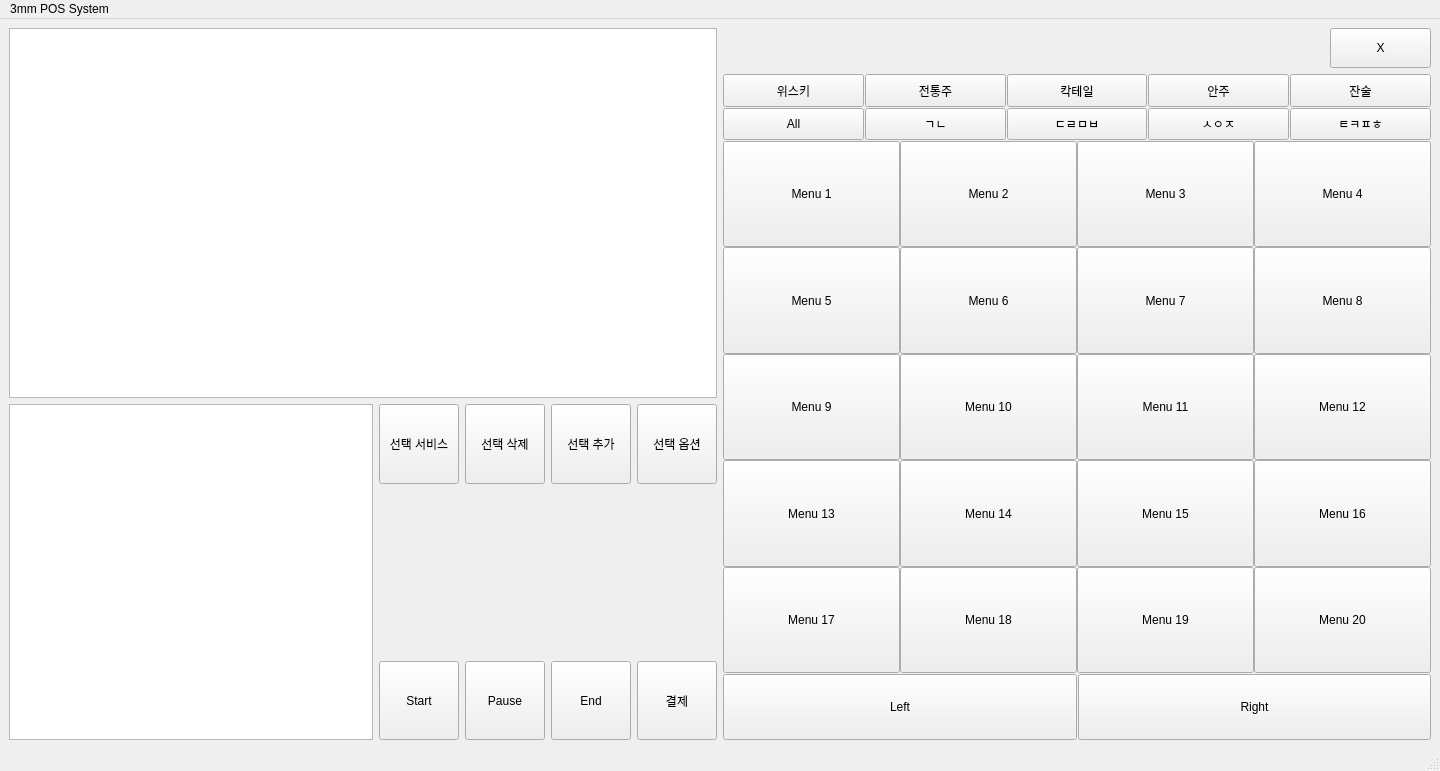
<?xml version="1.0" encoding="UTF-8"?>
<ui version="4.0">
 <class>MainWindow</class>
 <widget class="QMainWindow" name="MainWindow">
  <property name="geometry">
   <rect>
    <x>0</x>
    <y>0</y>
    <width>1440</width>
    <height>771</height>
   </rect>
  </property>
  <property name="sizePolicy">
   <sizepolicy hsizetype="Expanding" vsizetype="Expanding">
    <horstretch>0</horstretch>
    <verstretch>0</verstretch>
   </sizepolicy>
  </property>
  <property name="windowTitle">
   <string>MainWindow</string>
  </property>
  <widget class="QWidget" name="centralwidget">
   <property name="sizePolicy">
    <sizepolicy hsizetype="Expanding" vsizetype="Expanding">
     <horstretch>0</horstretch>
     <verstretch>0</verstretch>
    </sizepolicy>
   </property>
   <layout class="QGridLayout" name="gridLayout_6">
    <item row="1" column="0">
     <layout class="QGridLayout" name="menu_list" rowstretch="1,8,3,3,2" columnstretch="0,0,0">
      <item row="2" column="0" rowspan="3">
       <layout class="QGridLayout" name="left_grid" rowstretch="1">
        <item row="0" column="0">
         <layout class="QGridLayout" name="result" rowstretch="1,1,1,1" columnstretch="6,1,1,1,1">
          <item row="0" column="0" rowspan="4">
           <widget class="QTextBrowser" name="result_viewer"/>
          </item>
          <item row="0" column="1">
           <widget class="QPushButton" name="order_service">
            <property name="sizePolicy">
             <sizepolicy hsizetype="Expanding" vsizetype="Expanding">
              <horstretch>0</horstretch>
              <verstretch>0</verstretch>
             </sizepolicy>
            </property>
            <property name="text">
             <string>선택 서비스</string>
            </property>
           </widget>
          </item>
          <item row="0" column="2">
           <widget class="QPushButton" name="order_delete">
            <property name="sizePolicy">
             <sizepolicy hsizetype="Expanding" vsizetype="Expanding">
              <horstretch>0</horstretch>
              <verstretch>0</verstretch>
             </sizepolicy>
            </property>
            <property name="text">
             <string>선택 삭제</string>
            </property>
           </widget>
          </item>
          <item row="0" column="3">
           <widget class="QPushButton" name="order_add">
            <property name="sizePolicy">
             <sizepolicy hsizetype="Expanding" vsizetype="Expanding">
              <horstretch>0</horstretch>
              <verstretch>0</verstretch>
             </sizepolicy>
            </property>
            <property name="text">
             <string>선택 추가</string>
            </property>
           </widget>
          </item>
          <item row="0" column="4">
           <widget class="QPushButton" name="pushButton_4">
            <property name="sizePolicy">
             <sizepolicy hsizetype="Expanding" vsizetype="Expanding">
              <horstretch>0</horstretch>
              <verstretch>0</verstretch>
             </sizepolicy>
            </property>
            <property name="text">
             <string>선택 옵션</string>
            </property>
           </widget>
          </item>
          <item row="3" column="1">
           <widget class="QPushButton" name="start">
            <property name="sizePolicy">
             <sizepolicy hsizetype="Expanding" vsizetype="Expanding">
              <horstretch>0</horstretch>
              <verstretch>0</verstretch>
             </sizepolicy>
            </property>
            <property name="text">
             <string>Start</string>
            </property>
           </widget>
          </item>
          <item row="3" column="2">
           <widget class="QPushButton" name="discount">
            <property name="sizePolicy">
             <sizepolicy hsizetype="Expanding" vsizetype="Expanding">
              <horstretch>0</horstretch>
              <verstretch>0</verstretch>
             </sizepolicy>
            </property>
            <property name="text">
             <string>Pause</string>
            </property>
           </widget>
          </item>
          <item row="3" column="3">
           <widget class="QPushButton" name="end">
            <property name="sizePolicy">
             <sizepolicy hsizetype="Expanding" vsizetype="Expanding">
              <horstretch>0</horstretch>
              <verstretch>0</verstretch>
             </sizepolicy>
            </property>
            <property name="text">
             <string>End</string>
            </property>
           </widget>
          </item>
          <item row="3" column="4">
           <widget class="QPushButton" name="payment">
            <property name="sizePolicy">
             <sizepolicy hsizetype="Expanding" vsizetype="Expanding">
              <horstretch>0</horstretch>
              <verstretch>0</verstretch>
             </sizepolicy>
            </property>
            <property name="text">
             <string>결제</string>
            </property>
           </widget>
          </item>
         </layout>
        </item>
       </layout>
      </item>
      <item row="0" column="2">
       <layout class="QHBoxLayout" name="exit_grid" stretch="6,1">
        <item>
         <spacer name="horizontalSpacer">
          <property name="orientation">
           <enum>Qt::Horizontal</enum>
          </property>
          <property name="sizeType">
           <enum>QSizePolicy::MinimumExpanding</enum>
          </property>
          <property name="sizeHint" stdset="0">
           <size>
            <width>40</width>
            <height>20</height>
           </size>
          </property>
         </spacer>
        </item>
        <item>
         <widget class="QPushButton" name="exit">
          <property name="sizePolicy">
           <sizepolicy hsizetype="Expanding" vsizetype="Expanding">
            <horstretch>0</horstretch>
            <verstretch>0</verstretch>
           </sizepolicy>
          </property>
          <property name="text">
           <string>X</string>
          </property>
         </widget>
        </item>
       </layout>
      </item>
      <item row="1" column="2" rowspan="4">
       <layout class="QGridLayout" name="right_grid" rowstretch="1,1,1,1,1,1,2,1,0,0,0,1">
        <property name="spacing">
         <number>1</number>
        </property>
        <item row="1" column="0" rowspan="7" colspan="4">
         <layout class="QGridLayout" name="menu_grid">
          <property name="spacing">
           <number>0</number>
          </property>
          <item row="0" column="0">
           <widget class="QPushButton" name="menu1">
            <property name="sizePolicy">
             <sizepolicy hsizetype="Expanding" vsizetype="Expanding">
              <horstretch>0</horstretch>
              <verstretch>0</verstretch>
             </sizepolicy>
            </property>
            <property name="text">
             <string>Menu 1</string>
            </property>
           </widget>
          </item>
          <item row="3" column="3">
           <widget class="QPushButton" name="menu16">
            <property name="sizePolicy">
             <sizepolicy hsizetype="Expanding" vsizetype="Expanding">
              <horstretch>0</horstretch>
              <verstretch>0</verstretch>
             </sizepolicy>
            </property>
            <property name="text">
             <string>Menu 16</string>
            </property>
           </widget>
          </item>
          <item row="1" column="3">
           <widget class="QPushButton" name="menu8">
            <property name="sizePolicy">
             <sizepolicy hsizetype="Expanding" vsizetype="Expanding">
              <horstretch>0</horstretch>
              <verstretch>0</verstretch>
             </sizepolicy>
            </property>
            <property name="text">
             <string>Menu 8</string>
            </property>
           </widget>
          </item>
          <item row="3" column="2">
           <widget class="QPushButton" name="menu15">
            <property name="sizePolicy">
             <sizepolicy hsizetype="Expanding" vsizetype="Expanding">
              <horstretch>0</horstretch>
              <verstretch>0</verstretch>
             </sizepolicy>
            </property>
            <property name="text">
             <string>Menu 15</string>
            </property>
           </widget>
          </item>
          <item row="3" column="1">
           <widget class="QPushButton" name="menu14">
            <property name="sizePolicy">
             <sizepolicy hsizetype="Expanding" vsizetype="Expanding">
              <horstretch>0</horstretch>
              <verstretch>0</verstretch>
             </sizepolicy>
            </property>
            <property name="text">
             <string>Menu 14</string>
            </property>
           </widget>
          </item>
          <item row="4" column="0">
           <widget class="QPushButton" name="menu17">
            <property name="sizePolicy">
             <sizepolicy hsizetype="Expanding" vsizetype="Expanding">
              <horstretch>0</horstretch>
              <verstretch>0</verstretch>
             </sizepolicy>
            </property>
            <property name="text">
             <string>Menu 17</string>
            </property>
           </widget>
          </item>
          <item row="0" column="3">
           <widget class="QPushButton" name="menu4">
            <property name="sizePolicy">
             <sizepolicy hsizetype="Expanding" vsizetype="Expanding">
              <horstretch>0</horstretch>
              <verstretch>0</verstretch>
             </sizepolicy>
            </property>
            <property name="text">
             <string>Menu 4</string>
            </property>
           </widget>
          </item>
          <item row="1" column="1">
           <widget class="QPushButton" name="menu6">
            <property name="sizePolicy">
             <sizepolicy hsizetype="Expanding" vsizetype="Expanding">
              <horstretch>0</horstretch>
              <verstretch>0</verstretch>
             </sizepolicy>
            </property>
            <property name="text">
             <string>Menu 6</string>
            </property>
           </widget>
          </item>
          <item row="2" column="0">
           <widget class="QPushButton" name="menu9">
            <property name="sizePolicy">
             <sizepolicy hsizetype="Expanding" vsizetype="Expanding">
              <horstretch>0</horstretch>
              <verstretch>0</verstretch>
             </sizepolicy>
            </property>
            <property name="text">
             <string>Menu 9</string>
            </property>
            <property name="autoDefault">
             <bool>false</bool>
            </property>
           </widget>
          </item>
          <item row="2" column="2">
           <widget class="QPushButton" name="menu11">
            <property name="sizePolicy">
             <sizepolicy hsizetype="Expanding" vsizetype="Expanding">
              <horstretch>0</horstretch>
              <verstretch>0</verstretch>
             </sizepolicy>
            </property>
            <property name="text">
             <string>Menu 11</string>
            </property>
           </widget>
          </item>
          <item row="4" column="1">
           <widget class="QPushButton" name="menu18">
            <property name="sizePolicy">
             <sizepolicy hsizetype="Expanding" vsizetype="Expanding">
              <horstretch>0</horstretch>
              <verstretch>0</verstretch>
             </sizepolicy>
            </property>
            <property name="text">
             <string>Menu 18</string>
            </property>
           </widget>
          </item>
          <item row="0" column="2">
           <widget class="QPushButton" name="menu3">
            <property name="sizePolicy">
             <sizepolicy hsizetype="Expanding" vsizetype="Expanding">
              <horstretch>0</horstretch>
              <verstretch>0</verstretch>
             </sizepolicy>
            </property>
            <property name="text">
             <string>Menu 3</string>
            </property>
           </widget>
          </item>
          <item row="1" column="0">
           <widget class="QPushButton" name="menu5">
            <property name="sizePolicy">
             <sizepolicy hsizetype="Expanding" vsizetype="Expanding">
              <horstretch>0</horstretch>
              <verstretch>0</verstretch>
             </sizepolicy>
            </property>
            <property name="text">
             <string>Menu 5</string>
            </property>
           </widget>
          </item>
          <item row="1" column="2">
           <widget class="QPushButton" name="menu7">
            <property name="sizePolicy">
             <sizepolicy hsizetype="Expanding" vsizetype="Expanding">
              <horstretch>0</horstretch>
              <verstretch>0</verstretch>
             </sizepolicy>
            </property>
            <property name="text">
             <string>Menu 7</string>
            </property>
           </widget>
          </item>
          <item row="3" column="0">
           <widget class="QPushButton" name="menu13">
            <property name="sizePolicy">
             <sizepolicy hsizetype="Expanding" vsizetype="Expanding">
              <horstretch>0</horstretch>
              <verstretch>0</verstretch>
             </sizepolicy>
            </property>
            <property name="text">
             <string>Menu 13</string>
            </property>
           </widget>
          </item>
          <item row="2" column="3">
           <widget class="QPushButton" name="menu12">
            <property name="sizePolicy">
             <sizepolicy hsizetype="Expanding" vsizetype="Expanding">
              <horstretch>0</horstretch>
              <verstretch>0</verstretch>
             </sizepolicy>
            </property>
            <property name="text">
             <string>Menu 12</string>
            </property>
           </widget>
          </item>
          <item row="4" column="3">
           <widget class="QPushButton" name="menu20">
            <property name="sizePolicy">
             <sizepolicy hsizetype="Expanding" vsizetype="Expanding">
              <horstretch>0</horstretch>
              <verstretch>0</verstretch>
             </sizepolicy>
            </property>
            <property name="text">
             <string>Menu 20</string>
            </property>
           </widget>
          </item>
          <item row="2" column="1">
           <widget class="QPushButton" name="menu10">
            <property name="sizePolicy">
             <sizepolicy hsizetype="Expanding" vsizetype="Expanding">
              <horstretch>0</horstretch>
              <verstretch>0</verstretch>
             </sizepolicy>
            </property>
            <property name="text">
             <string>Menu 10</string>
            </property>
           </widget>
          </item>
          <item row="4" column="2">
           <widget class="QPushButton" name="menu19">
            <property name="sizePolicy">
             <sizepolicy hsizetype="Expanding" vsizetype="Expanding">
              <horstretch>0</horstretch>
              <verstretch>0</verstretch>
             </sizepolicy>
            </property>
            <property name="text">
             <string>Menu 19</string>
            </property>
           </widget>
          </item>
          <item row="0" column="1">
           <widget class="QPushButton" name="menu2">
            <property name="sizePolicy">
             <sizepolicy hsizetype="Expanding" vsizetype="Expanding">
              <horstretch>0</horstretch>
              <verstretch>0</verstretch>
             </sizepolicy>
            </property>
            <property name="text">
             <string>Menu 2</string>
            </property>
           </widget>
          </item>
         </layout>
        </item>
        <item row="11" column="0" colspan="4">
         <layout class="QGridLayout" name="page">
          <item row="0" column="1">
           <widget class="QPushButton" name="right">
            <property name="sizePolicy">
             <sizepolicy hsizetype="Expanding" vsizetype="Expanding">
              <horstretch>0</horstretch>
              <verstretch>0</verstretch>
             </sizepolicy>
            </property>
            <property name="text">
             <string>Right</string>
            </property>
           </widget>
          </item>
          <item row="0" column="0">
           <widget class="QPushButton" name="left">
            <property name="sizePolicy">
             <sizepolicy hsizetype="Expanding" vsizetype="Expanding">
              <horstretch>0</horstretch>
              <verstretch>0</verstretch>
             </sizepolicy>
            </property>
            <property name="text">
             <string>Left</string>
            </property>
           </widget>
          </item>
         </layout>
        </item>
        <item row="0" column="0" colspan="4">
         <layout class="QGridLayout" name="option">
          <item row="2" column="1">
           <widget class="QPushButton" name="soju">
            <property name="sizePolicy">
             <sizepolicy hsizetype="Expanding" vsizetype="Expanding">
              <horstretch>0</horstretch>
              <verstretch>0</verstretch>
             </sizepolicy>
            </property>
            <property name="text">
             <string>전통주</string>
            </property>
           </widget>
          </item>
          <item row="2" column="3">
           <widget class="QPushButton" name="food">
            <property name="sizePolicy">
             <sizepolicy hsizetype="Expanding" vsizetype="Expanding">
              <horstretch>0</horstretch>
              <verstretch>0</verstretch>
             </sizepolicy>
            </property>
            <property name="text">
             <string>안주</string>
            </property>
           </widget>
          </item>
          <item row="2" column="2">
           <widget class="QPushButton" name="cocktail">
            <property name="sizePolicy">
             <sizepolicy hsizetype="Expanding" vsizetype="Expanding">
              <horstretch>0</horstretch>
              <verstretch>0</verstretch>
             </sizepolicy>
            </property>
            <property name="text">
             <string>칵테일</string>
            </property>
           </widget>
          </item>
          <item row="2" column="0">
           <widget class="QPushButton" name="whiskey">
            <property name="sizePolicy">
             <sizepolicy hsizetype="Expanding" vsizetype="Expanding">
              <horstretch>0</horstretch>
              <verstretch>0</verstretch>
             </sizepolicy>
            </property>
            <property name="text">
             <string>위스키</string>
            </property>
           </widget>
          </item>
          <item row="2" column="4">
           <widget class="QPushButton" name="nonfree_whisky">
            <property name="sizePolicy">
             <sizepolicy hsizetype="Expanding" vsizetype="Expanding">
              <horstretch>0</horstretch>
              <verstretch>0</verstretch>
             </sizepolicy>
            </property>
            <property name="text">
             <string>잔술</string>
            </property>
           </widget>
          </item>
          <item row="3" column="3">
           <widget class="QPushButton" name="search3">
            <property name="sizePolicy">
             <sizepolicy hsizetype="Expanding" vsizetype="Expanding">
              <horstretch>0</horstretch>
              <verstretch>0</verstretch>
             </sizepolicy>
            </property>
            <property name="text">
             <string>ㅅㅇㅈ</string>
            </property>
           </widget>
          </item>
          <item row="3" column="4">
           <widget class="QPushButton" name="search4">
            <property name="sizePolicy">
             <sizepolicy hsizetype="Expanding" vsizetype="Expanding">
              <horstretch>0</horstretch>
              <verstretch>0</verstretch>
             </sizepolicy>
            </property>
            <property name="text">
             <string>ㅌㅋㅍㅎ</string>
            </property>
           </widget>
          </item>
          <item row="3" column="1">
           <widget class="QPushButton" name="search1">
            <property name="sizePolicy">
             <sizepolicy hsizetype="Expanding" vsizetype="Expanding">
              <horstretch>0</horstretch>
              <verstretch>0</verstretch>
             </sizepolicy>
            </property>
            <property name="text">
             <string>ㄱㄴ</string>
            </property>
           </widget>
          </item>
          <item row="3" column="0">
           <widget class="QPushButton" name="all_search">
            <property name="sizePolicy">
             <sizepolicy hsizetype="Expanding" vsizetype="Expanding">
              <horstretch>0</horstretch>
              <verstretch>0</verstretch>
             </sizepolicy>
            </property>
            <property name="text">
             <string>All</string>
            </property>
           </widget>
          </item>
          <item row="3" column="2">
           <widget class="QPushButton" name="search2">
            <property name="sizePolicy">
             <sizepolicy hsizetype="Expanding" vsizetype="Expanding">
              <horstretch>0</horstretch>
              <verstretch>0</verstretch>
             </sizepolicy>
            </property>
            <property name="text">
             <string>ㄷㄹㅁㅂ</string>
            </property>
           </widget>
          </item>
         </layout>
        </item>
       </layout>
      </item>
      <item row="0" column="0" rowspan="2">
       <layout class="QHBoxLayout" name="order_grid">
        <item>
         <widget class="QTableView" name="order_table">
          <attribute name="horizontalHeaderStretchLastSection">
           <bool>true</bool>
          </attribute>
          <attribute name="verticalHeaderStretchLastSection">
           <bool>false</bool>
          </attribute>
         </widget>
        </item>
       </layout>
      </item>
     </layout>
    </item>
   </layout>
  </widget>
  <widget class="QMenuBar" name="menubar">
   <property name="geometry">
    <rect>
     <x>0</x>
     <y>0</y>
     <width>1440</width>
     <height>24</height>
    </rect>
   </property>
   <widget class="QMenu" name="menu3mm_POS_System">
    <property name="title">
     <string>3mm POS System</string>
    </property>
    <addaction name="actionsetting"/>
   </widget>
   <addaction name="menu3mm_POS_System"/>
  </widget>
  <widget class="QStatusBar" name="statusbar"/>
  <action name="actionMain">
   <property name="text">
    <string>Main</string>
   </property>
  </action>
  <action name="actionsetting">
   <property name="text">
    <string>setting</string>
   </property>
  </action>
 </widget>
 <resources/>
 <connections/>
</ui>
